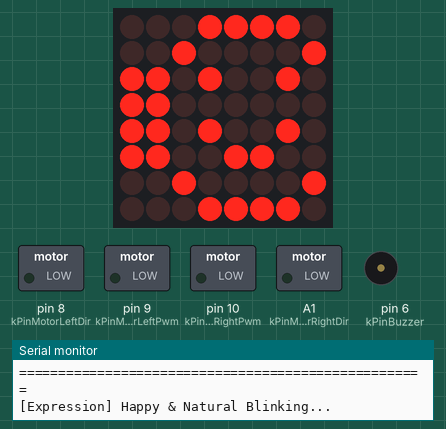
This sketch was run on a simulated Arduino Uno, built with avr-gcc and run on an emulated ATmega328P. Parts: 8×8 LED matrix, switched loads named in the sketch (green lamp = pin HIGH), buzzer (waves = sounding), the last lines printed to the serial monitor. Wiring (inferred from the names in the program): HT16K33 LED driver at I2C address 0x70.

Above: at 0.2 s.
At 6.0 s:
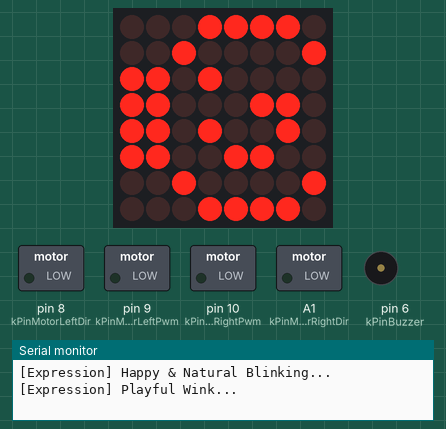
At 12.2 s:
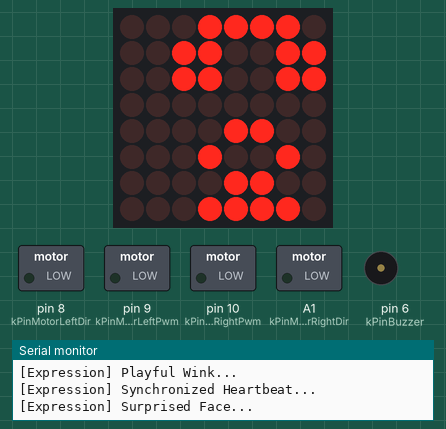
At 29.7 s:
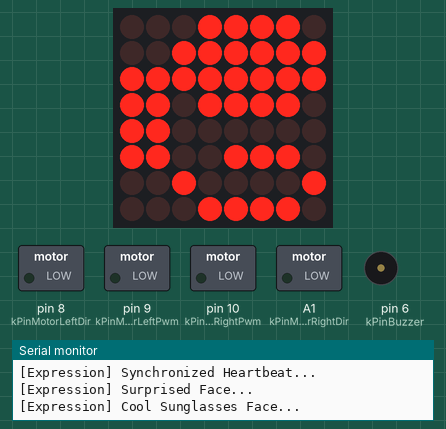
Timing chart, 0 to 40.0 s (numbered marks = the images above):
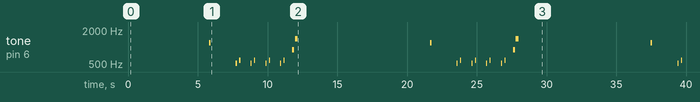

The sketch:

AnimatedExpressions.ino
```cpp
/**
 * ============================================================================
 * SHIVANSH MECHA OS • Autonomous Robotics Platform
 * Embedded Systems Architecture & Micro-Graphics
 * ============================================================================
 * File: AnimatedExpressions.ino
 * Author: Pilot Shivansh & Antigravity AI Pair-Programmer
 * Target Microcontroller: Atmel ATmega328P @ 16.0 MHz (Arduino Uno / Nano)
 * Platform: Kidsbits Multi-Purpose Coding Robot (Model KD0003)
 *
 * Description:
 *   Autonomous Animated Emoji & Expression Engine for 8x8 LED Dot Matrix
 *   driven by the Holtek HT16K33 RAM controller over the I2C bus (Addr 0x70).
 *
 * Design Highlights:
 *   - Desk-Safe Architecture: Motors are permanently initialized to 0 RPM.
 *   - PROGMEM Flash Bitmaps: Frame buffers stored in flash to conserve SRAM.
 *   - Synchronous Acoustic Feedback: Synthesizes matching frequency chirps
 *     and heartbeats via dual resonant piezo transducers.
 * ============================================================================
 */

#include <Arduino.h>
#include <Wire.h>
#include <avr/pgmspace.h>

/* ============================================================================
 * Hardware Constants & Memory Definitions
 * ============================================================================
 */

#define MATRIX_I2C_ADDR 0x70
const uint8_t kPinBuzzer = 6;

// Motor Pin Protection (Desk Safety)
const uint8_t kPinMotorLeftDir  = 8;
const uint8_t kPinMotorLeftPwm  = 9;
const uint8_t kPinMotorRightPwm = 10;
const uint8_t kPinMotorRightDir = A1;

/* ============================================================================
 * 8x8 Frame Bitmaps (PROGMEM)
 * ============================================================================
 */

// Happy Face & Natural Eye Blink
const uint8_t PROGMEM kFaceHappy[8] = {
  0b00111100, 0b01000010, 0b10100101, 0b10000001,
  0b10100101, 0b10011001, 0b01000010, 0b00111100
};

const uint8_t PROGMEM kFaceBlink[8] = {
  0b00111100, 0b01000010, 0b10000001, 0b10111101,
  0b10100101, 0b10011001, 0b01000010, 0b00111100
};

// Pulsing Beating Heart Frames
const uint8_t PROGMEM kHeartBig[8] = {
  0b00000000, 0b01100110, 0b11111111, 0b11111111,
  0b01111110, 0b00111100, 0b00011000, 0b00000000
};

const uint8_t PROGMEM kHeartSmall[8] = {
  0b00000000, 0b00000000, 0b00100100, 0b01111110,
  0b00111100, 0b00011000, 0b00000000, 0b00000000
};

// Playful Wink Face
const uint8_t PROGMEM kFaceWink[8] = {
  0b00111100, 0b01000010, 0b10100001, 0b10001101,
  0b10100101, 0b10011001, 0b01000010, 0b00111100
};

// Surprised / Wide-Eyed Emoji
const uint8_t PROGMEM kFaceSurprised[8] = {
  0b00111100, 0b01100110, 0b01100110, 0b00000000,
  0b00011000, 0b00100100, 0b00011000, 0b00111100
};

// Cool Sunglasses Emoji
const uint8_t PROGMEM kFaceCool[8] = {
  0b00111100, 0b01111110, 0b11111111, 0b10111101,
  0b10000001, 0b10011101, 0b01000010, 0b00111100
};

/* ============================================================================
 * Function Prototypes
 * ============================================================================
 */
void matrixInit();
void displayFrame(const uint8_t* bitmapProgmem);
void clearMatrix();
void animateHappyBlink();
void animateHeartbeat();
void animateWink();
void animateSurprised();
void animateCoolShades();

/* ============================================================================
 * Main Setup & Dispatcher Loop
 * ============================================================================
 */

void setup() {
  Serial.begin(9600);
  pinMode(kPinBuzzer, OUTPUT);

  // Enforce desk-safe motor lockout
  pinMode(kPinMotorLeftDir, OUTPUT);
  pinMode(kPinMotorLeftPwm, OUTPUT);
  pinMode(kPinMotorRightPwm, OUTPUT);
  pinMode(kPinMotorRightDir, OUTPUT);
  digitalWrite(kPinMotorLeftDir, LOW);
  digitalWrite(kPinMotorRightDir, LOW);
  analogWrite(kPinMotorLeftPwm, 0);
  analogWrite(kPinMotorRightPwm, 0);

  matrixInit();
  clearMatrix();

  Serial.println(F("===================================================="));
  Serial.println(F(" SHIVANSH MECHA OS: Animated Expressions LED Matrix Show  "));
  Serial.println(F("===================================================="));
}

void loop() {
  Serial.println(F("[Expression] Happy & Natural Blinking..."));
  animateHappyBlink();

  Serial.println(F("[Expression] Playful Wink..."));
  animateWink();

  Serial.println(F("[Expression] Synchronized Heartbeat..."));
  animateHeartbeat();

  Serial.println(F("[Expression] Surprised Face..."));
  animateSurprised();

  Serial.println(F("[Expression] Cool Sunglasses Face..."));
  animateCoolShades();
}

/* ============================================================================
 * Low-Level HT16K33 Hardware Driver
 * ============================================================================
 */

void matrixInit() {
  Wire.begin();
  Wire.setWireTimeout(3000, true);

  // Turn on system oscillator
  Wire.beginTransmission(MATRIX_I2C_ADDR);
  Wire.write(0x21);
  Wire.endTransmission();

  // Set maximum display brightness
  Wire.beginTransmission(MATRIX_I2C_ADDR);
  Wire.write(0xEF);
  Wire.endTransmission();

  // Activate display, no hardware blinking
  Wire.beginTransmission(MATRIX_I2C_ADDR);
  Wire.write(0x81);
  Wire.endTransmission();
}

void displayFrame(const uint8_t* bitmapProgmem) {
  Wire.beginTransmission(MATRIX_I2C_ADDR);
  Wire.write(0x00);

  for (uint8_t row = 0; row < 8; row++) {
    uint8_t rowData = pgm_read_byte(&bitmapProgmem[row]);
    uint8_t mappedByte = 0;

    // Reverse bit sequence for column mapping
    for (int b = 0; b < 8; b++) {
      if (rowData & (1 << b)) {
        mappedByte |= (1 << (7 - b));
      }
    }
    Wire.write(mappedByte);
    Wire.write(0x00);
  }
  Wire.endTransmission();
}

void clearMatrix() {
  Wire.beginTransmission(MATRIX_I2C_ADDR);
  Wire.write(0x00);
  for (uint8_t i = 0; i < 16; i++) {
    Wire.write(0x00);
  }
  Wire.endTransmission();
}

/* ============================================================================
 * Animation Sequences
 * ============================================================================
 */

void animateHappyBlink() {
  displayFrame(kFaceHappy);
  delay(1600);

  // Single Blink
  displayFrame(kFaceBlink);
  delay(180);
  displayFrame(kFaceHappy);
  delay(1200);

  // Double Blink
  displayFrame(kFaceBlink);
  delay(120);
  displayFrame(kFaceHappy);
  delay(120);
  displayFrame(kFaceBlink);
  delay(140);
  displayFrame(kFaceHappy);
  delay(1500);
}

void animateHeartbeat() {
  for (int i = 0; i < 4; i++) {
    displayFrame(kHeartSmall);
    delay(200);

    // Lub pulse
    displayFrame(kHeartBig);
    tone(kPinBuzzer, 520, 80);
    delay(150);

    displayFrame(kHeartSmall);
    delay(100);

    // Dub pulse
    displayFrame(kHeartBig);
    tone(kPinBuzzer, 580, 80);
    delay(200);

    displayFrame(kHeartSmall);
    delay(400);
  }
}

void animateWink() {
  displayFrame(kFaceHappy);
  delay(800);
  displayFrame(kFaceWink);
  tone(kPinBuzzer, 1200, 100);
  delay(700);
  displayFrame(kFaceHappy);
  delay(1000);
}

void animateSurprised() {
  displayFrame(kFaceSurprised);
  tone(kPinBuzzer, 900, 150);
  delay(200);
  tone(kPinBuzzer, 1400, 200);
  delay(1800);
}

void animateCoolShades() {
  displayFrame(kFaceCool);
  delay(2200);
}
```

Measured:
- by itself, tone on pin 6 (kPinBuzzer): plays 1200 Hz for 0.10 s, 520 Hz for 0.08 s, 580 Hz for 0.08 s, 520 Hz for 0.08 s, 580 Hz for 0.08 s, 520 Hz for 0.08 s … (25 notes in this stretch)
- what the display in image 0 shows lasts 1.6 s, from 0.2 s to 1.8 s
- what the display in image 1 shows lasts 0.7 s, from 5.8 s to 6.5 s
- what the display in image 2 shows lasts 2.0 s, from 11.8 s to 13.8 s
